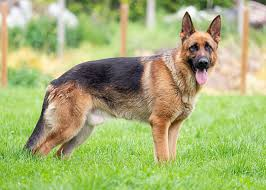
#> input picture Chapter_4/my_images/dog.jpeg, 266 x 190 px
$ python 11_template_matching_2.py
#> lines starting #> are read from the running program, lines starting #| are printed output that depends on the picture
import cv2

import matplotlib.pyplot as plt

img = cv2.imread("./my_images/dog.jpeg", 0)
#> img: shape (190, 266); min 0, max 255, mean 167.5
template = cv2.imread("./my_images/dog_head.jpeg", 0)
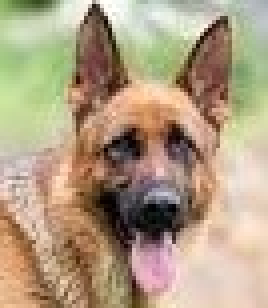
#> input picture Chapter_4/my_images/dog_head.jpeg, 67 x 77 px (shown 4 times larger)
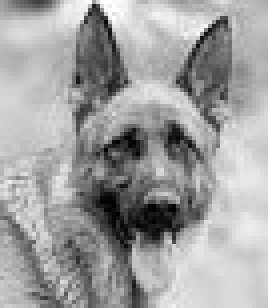
#> template: shape (77, 67) (shown 4 times larger); min 0, max 255, mean 159.9

img2 = img.copy()
w, h = template.shape[::-1]
#> w = 67; h = 77

# All the 6 methods for comparison in a list
methods = ["cv2.TM_CCOEFF", "cv2.TM_CCOEFF_NORMED", "cv2.TM_CCORR",
           "cv2.TM_CCORR_NORMED", "cv2.TM_SQDIFF", "cv2.TM_SQDIFF_NORMED"]

for meth in methods:
    img = img2.copy()
    method = eval(meth)

    # Apply template matching
    res = cv2.matchTemplate(img, template, method)
    min_val, max_val, min_loc, max_loc = cv2.minMaxLoc(res)

    # If methods is TM_SQDIFF or TM_SQDIFF_NORMED, take minimum
    if method in [cv2.TM_SQDIFF, cv2.TM_SQDIFF_NORMED]:
        top_left = min_loc
    else:
        top_left = max_loc

    bottom_right = (top_left[0] + w, top_left[1] + h)
    cv2.rectangle(img, top_left, bottom_right, 255, 5)
    plt.subplot(121), plt.imshow(res, cmap="gray")
    plt.title("Matching Result"), plt.xticks([]), plt.yticks([])
    plt.subplot(122), plt.imshow(img, cmap="gray")
    plt.title("Detected Point"), plt.xticks([]), plt.yticks([])
    plt.suptitle(meth)
    plt.show()
#> this loop made 6 passes
#> (min_val, max_val, min_loc, top_left, bottom_right) on passes 1 to 4: (-5741141, 15644275, (40, 5), (163, 11), (230, 88)), (-0.371, 0.998, (39, 4), (163, 11), (230, 88)), (97542200, 164942208, (75, 59), (199, 68), (266, 145)), (0.842, 1, (92, 65), (163, 11), (230, 88))
#> (min_val, max_val, max_loc, top_left, bottom_right) on passes 5 to 6: (55696, 43488912, (41, 7), (163, 11), (230, 88)), (0.000377, 0.362, (74, 63), (163, 11), (230, 88))
#> pass 1, `res = cv2.matchTemplate(img, template, method)`:
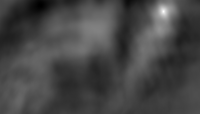
#> res: shape (114, 200) float32; min -5741141, max 15644275, mean 182307; drawn with min black and max white
#> pass 1, `plt.show()`:
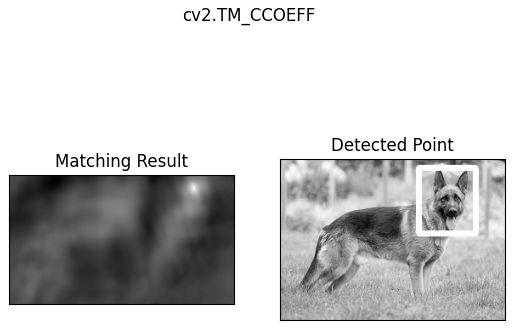
#> figure drawn by matplotlib, 2 panels
#> pass 3, `res = cv2.matchTemplate(img, template, method)`:
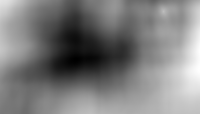
#> res: shape (114, 200) float32; min 97542200, max 164942208, mean 130596672; drawn with min black and max white
#> after the loop:
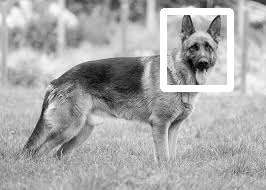
#> img: shape (190, 266); min 0, max 255, mean 170.3
#> after the loop:
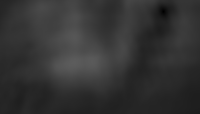
#> res: shape (114, 200) float32; min 0.000377, max 0.362, mean 0.203
